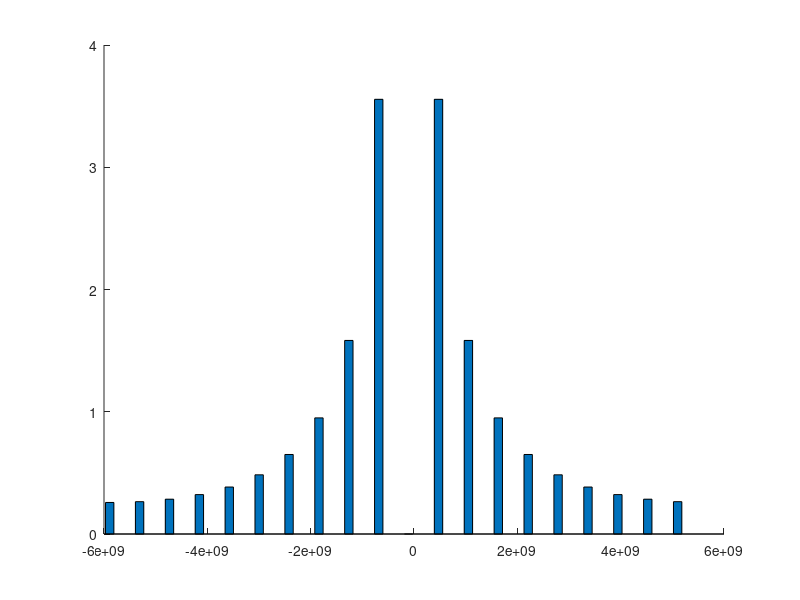

MATLAB code to generate this figure: (Note: this script raises an error after producing the figure.)
%% Bose Occupation Factor plot

% We are going to compute the Bose Occupation Factor. That is, the average number of
% phonons at a fixed frequency (or wavenumber) and tempetarute. 

% We will be using silicon atoms for our chain (we take the distance between
% the nearest neighbour atoms in a silicon crystal as our lattice parameter a)
m=28*1.660538921*10^(-27);%mass of an atom (kg)
K=5;%Hook's constant (kg/s^2)
a=5.43*10^-10;%distance between atoms (m)
Kb=1.38064852*10^(-23);%Boltzmann constant
hbar=1.054571800*10^(-34);%Dirac constant

N=20;%Number of atoms in the chain
T1=100;
B=1/(Kb*T1);
% Computing the possible values of the wavenumber, depending on the
% parity of N:
ii=mod(N,2); %0 if the number of atoms is even, 1 if it is odd
if ii == 1
    n=[-N/2+1/2:N/2-1/2];
else
    n=[-N/2:N/2-1];
end
% By this we ensure that n is a vector of N equally spaced integers in
% order to impose periodicity,and each k is between -pi/a and pi/a (so that we work in the 1st Brillouin Zone)

k=(2*pi*n)/(N*a);
%Computing frequency for each wavenumber (we plug k in the dispersion relation)
w=2*sqrt(K/m)*abs(sin(k*a/2));
%Computing the Bose Occupation Factor for each frequency (or for each
%wavenumber)
nb1 = 1./(exp(B*hbar*w)-1)
%Notice that for w=0 it results to be infinite, then, it will not appear in
%the representation
%Representing the Bose Occupation Factor in function of wavenumber in a bar
%diagram
bar(k,nb1);grid on
xlabel('Wavelength (m)')
ylabel('Bose Occupation Factor')


% If we want to compare the Bose Occupation Factor of equal wavenumbers but different temperature:
T2=500; 
B=1/(Kb*T2);
nb2 = 1./(exp(B*hbar*w)-1);
y=[nb1' nb2'];
bar(k,y,'group');grid on
xlabel('Wavenumber (1/m)')
ylabel('Bose Occupation Factor')
legend(sprintf('T=%f',T1),sprintf('T=%f',T2))
